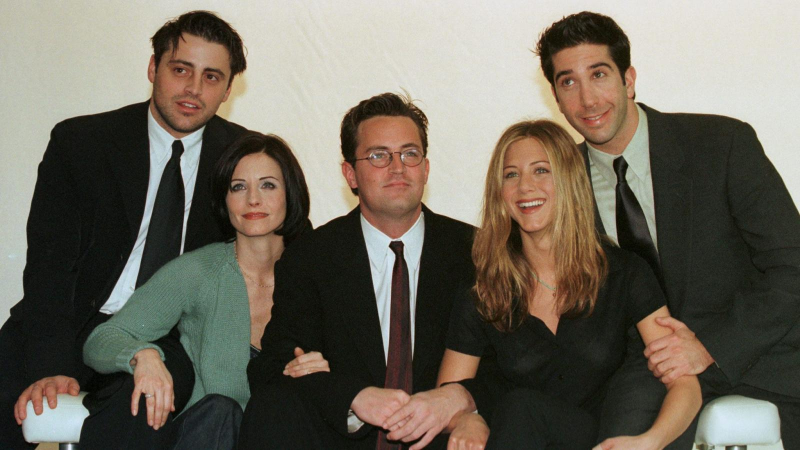
#> input picture family.jpg, 1600 x 900 px (shown at 1/2 size)
$ python opencv.py
#> lines starting #> are read from the running program, lines starting #| are printed output that depends on the picture
import numpy as np
import cv2

face_cascade = cv2.CascadeClassifier('haarcascade_frontalface_default.xml')
eye_cascade = cv2.CascadeClassifier('haarcascade_eye.xml')

img = cv2.imread('family.jpg')
#> img is the input picture: shape (900, 1600, 3); mean B, G, R 93.2, 105.2, 111.5
imS = cv2.resize(img, (960, 540))
gray = cv2.cvtColor(imS, cv2.COLOR_BGR2GRAY)
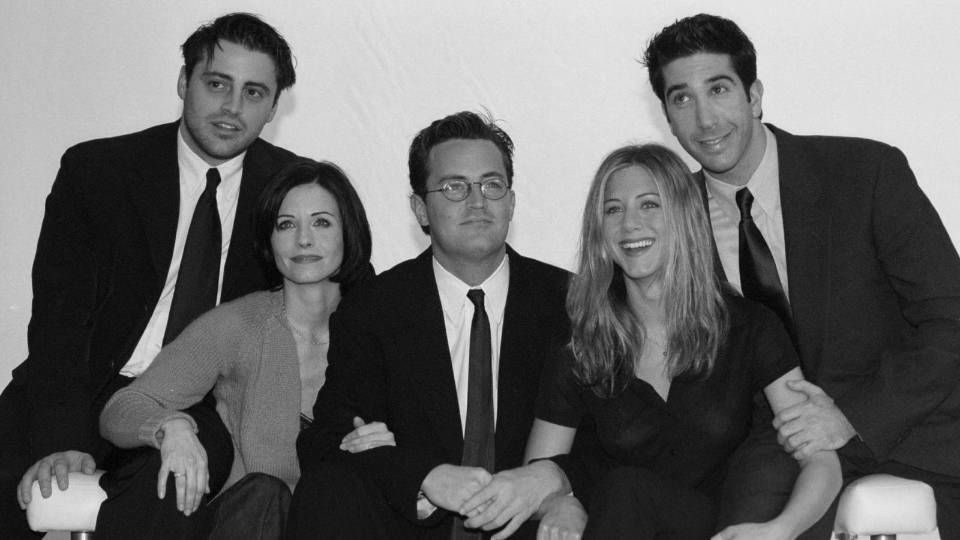
#> gray: shape (540, 960); min 1, max 237, mean 105.6

faces = face_cascade.detectMultiScale(gray, 1.6, 5)
#> faces = [[184, 50, 98, 98], [649, 53, 98, 98], [424, 148, 98, 98], [586, 169, 98, 98], [257, 186, 98, 98]]
for (x,y,w,h) in faces:
    img = cv2.rectangle(imS,(x,y),(x+w,y+h),(255,0,0),2)
    roi_gray = gray[y:y+h, x:x+w]
    roi_color = imS[y:y+h, x:x+w]
    eyes = eye_cascade.detectMultiScale(roi_gray)
    for (ex,ey,ew,eh) in eyes:
        cv2.rectangle(roi_color,(ex,ey),(ex+ew,ey+eh),(0,255,0),2)
#> this loop made 5 passes
#> (x, y, eyes) on passes 1, 2, 4, 5: (184, 50, [[19, 22, 25, 25], [56, 29, 26, 26]]), (649, 53, [[56, 24, 24, 24], [18, 32, 26, 26]]), (586, 169, [[50, 23, 26, 26], [17, 30, 23, 23]]), (257, 186, [[53, 25, 23, 23], [17, 28, 23, 23]])
#> (x, y) on pass 3: (424, 148)
#> pass 1, `roi_gray = gray[y:y+h, x:x+w]`:
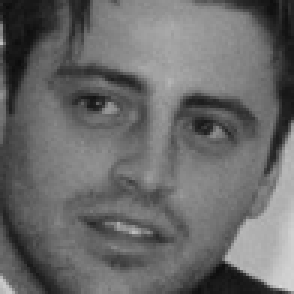
#> roi_gray: shape (98, 98) (shown 3 times larger); min 12, max 214, mean 105.4
#> pass 1, `roi_color = imS[y:y+h, x:x+w]`:
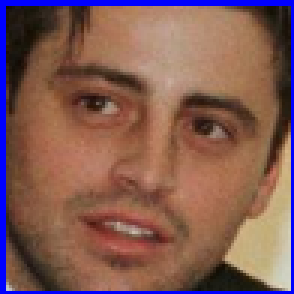
#> roi_color: shape (98, 98, 3) (shown 3 times larger); mean B, G, R 84.2, 91.3, 129.5
#> pass 2, `img = cv2.rectangle(imS,(x,y),(x+w,y+h),(255,0,0),2)`:
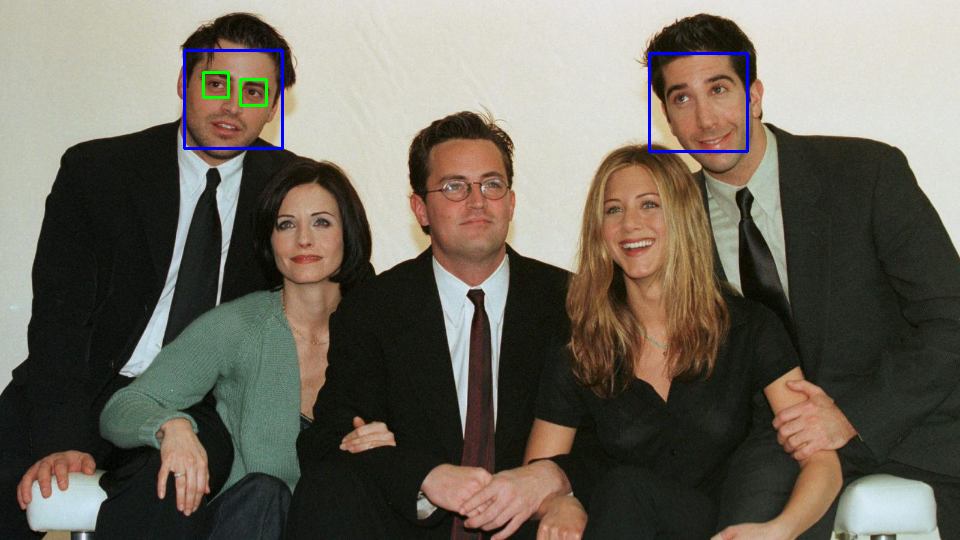
#> img: shape (540, 960, 3); mean B, G, R 93.8, 104.9, 110.8
#> after the loop:
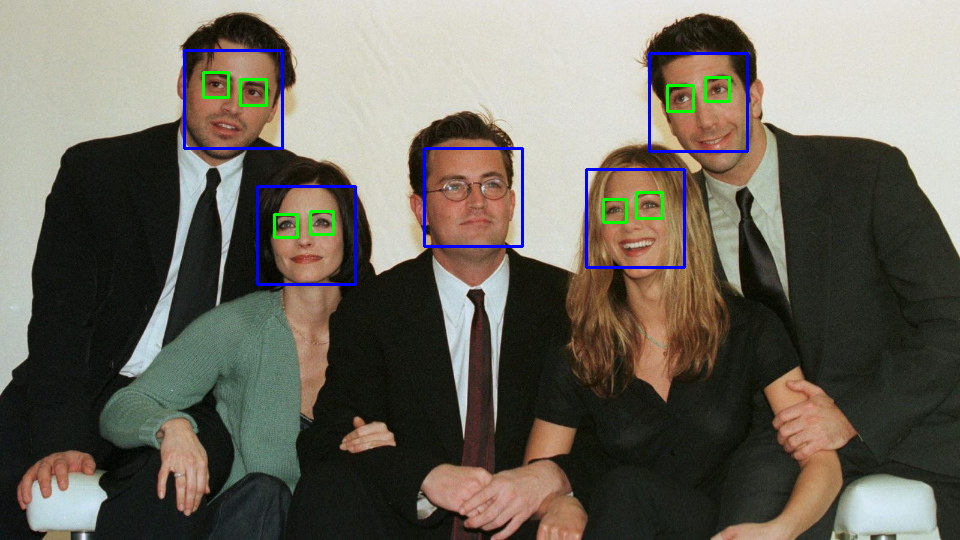
#> imS: shape (540, 960, 3); mean B, G, R 94.8, 104.8, 109.5
#> after the loop:
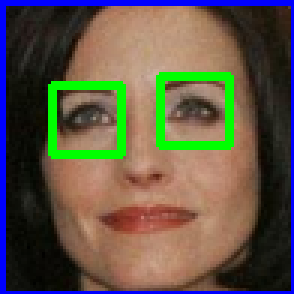
#> roi_color: shape (98, 98, 3) (shown 3 times larger); mean B, G, R 71.6, 86.2, 95.3
#> after the loop:
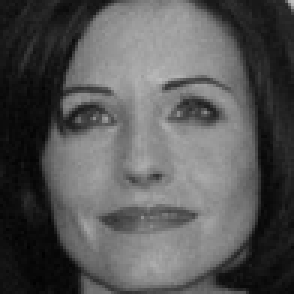
#> roi_gray: shape (98, 98) (shown 3 times larger); min 1, max 189, mean 86.3

cv2.imshow('img',imS)
cv2.waitKey(0)
cv2.destroyAllWindows()
